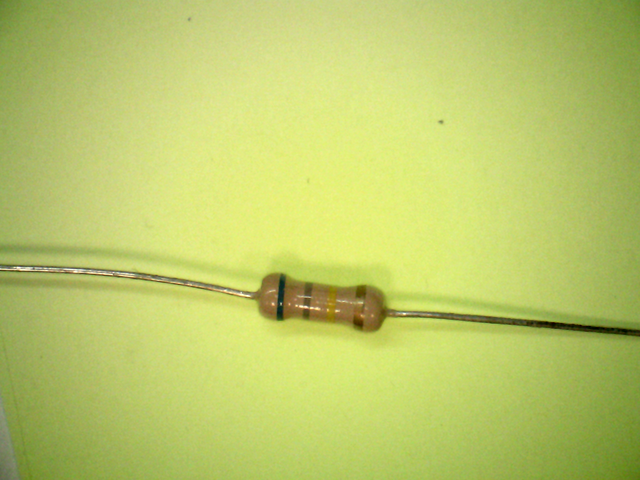
#> input picture 3/set/A2.png, 640 x 480 px
$ python hough.py
#> lines starting #> are read from the running program, lines starting #| are printed output that depends on the picture; after the words box and inside, x2 and y2 are one past the last pixel; in counts of white or black regions, pixels touching at a corner belong together
import cv2
import numpy as np

img = cv2.imread('set/A2.png')
#> img is the input picture: shape (480, 640, 3); mean B, G, R 106.5, 202.2, 188.3
gray = cv2.cvtColor(img,cv2.COLOR_BGR2GRAY)
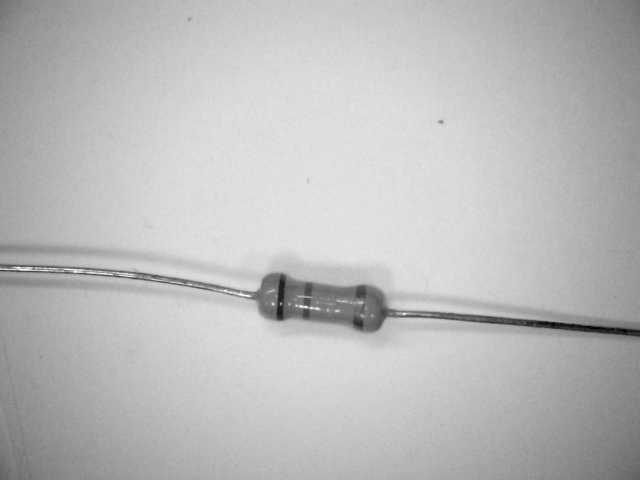
#> gray: shape (480, 640); min 1, max 253, mean 187.1
edges = cv2.Canny(gray,50,150,apertureSize = 3)
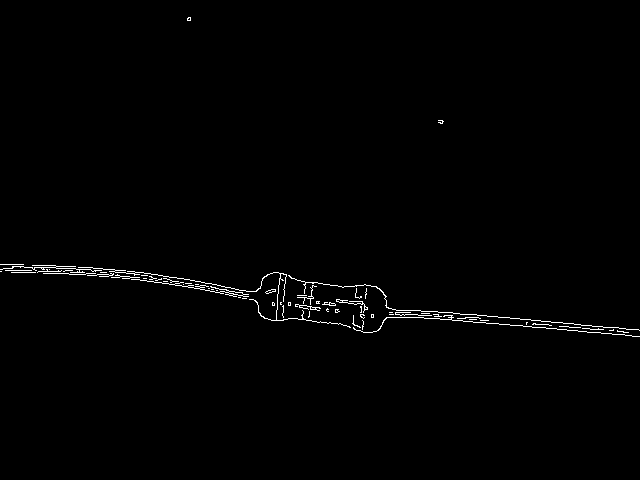
#> edges: shape (480, 640); 0.84% white in thin lines or dots, all inside (x1, y1, x2, y2) = (0, 17, 640, 337)
minLineLength = 100
maxLineGap = 10
lines = cv2.HoughLinesP(edges,1,np.pi/180,100,minLineLength,maxLineGap)
#> lines = 15 rows, first 6: [613, 334, 631, 335], [501, 317, 528, 319], [565, 323, 580, 324], [463, 321, 483, 322], [582, 325, 600, 326], [540, 324, 551, 325]
for x1,y1,x2,y2 in lines[0]:
    cv2.line(img,(x1,y1),(x2,y2),(0,255,0),2)
#> this loop made 1 pass
#> img: shape (480, 640, 3); 0.02% of pixels changed, all inside (x1, y1, x2, y2) = (612, 333, 633, 337)

cv2.imwrite('houghlines.jpg',img)

$ run again, with 3/set/A1.png copied over 3/set/A2.png
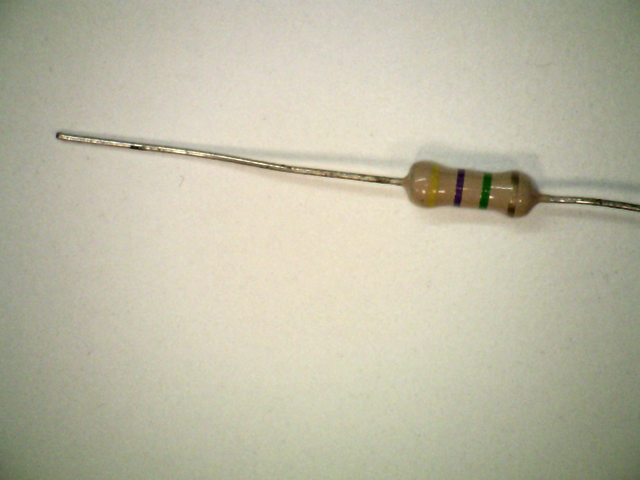
#> input picture 3/set/A1.png, 640 x 480 px
#> img is the input picture: shape (480, 640, 3); mean B, G, R 166.6, 187.3, 190
#> `gray = cv2.cvtColor(img,cv2.COLOR_BGR2GRAY)`:
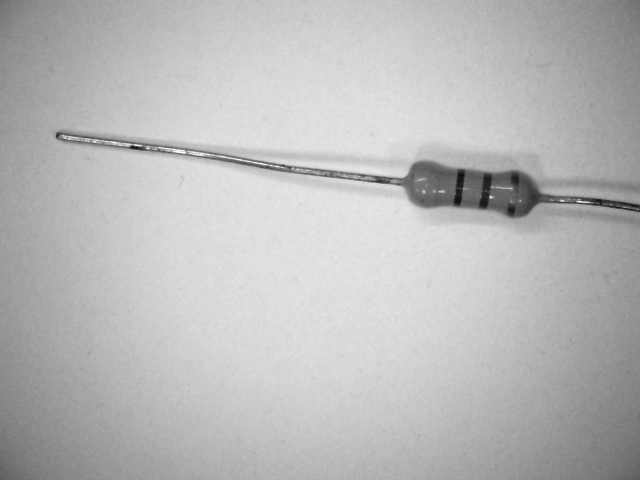
#> gray: shape (480, 640); min 12, max 253, mean 185.7
#> `edges = cv2.Canny(gray,50,150,apertureSize = 3)`:
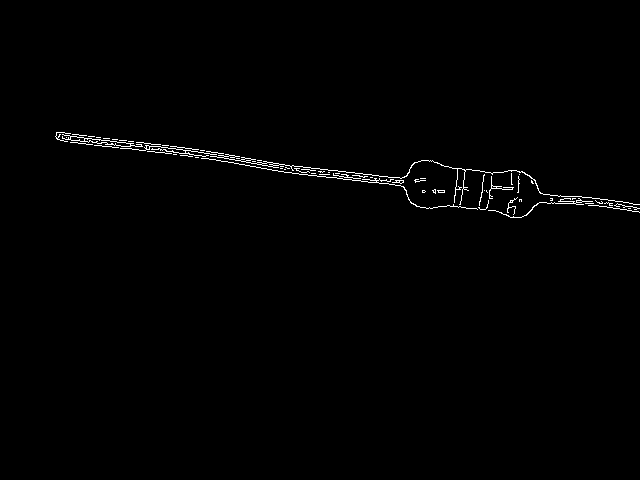
#> edges: shape (480, 640); 0.78% white in thin lines or dots, all inside (x1, y1, x2, y2) = (55, 132, 640, 218)
#> lines = [[627, 210, 638, 211], [380, 176, 396, 177], [229, 159, 240, 160], [583, 197, 614, 200], [64, 135, 76, 136], [245, 158, 255, 159], [364, 179, 376, 180], [58, 132, 70, 133], [229, 155, 239, 156], [256, 167, 266, 168], [239, 164, 249, 165]]
#> the loop `for x1,y1,x2,y2 in lines[0]:` made 1 pass
